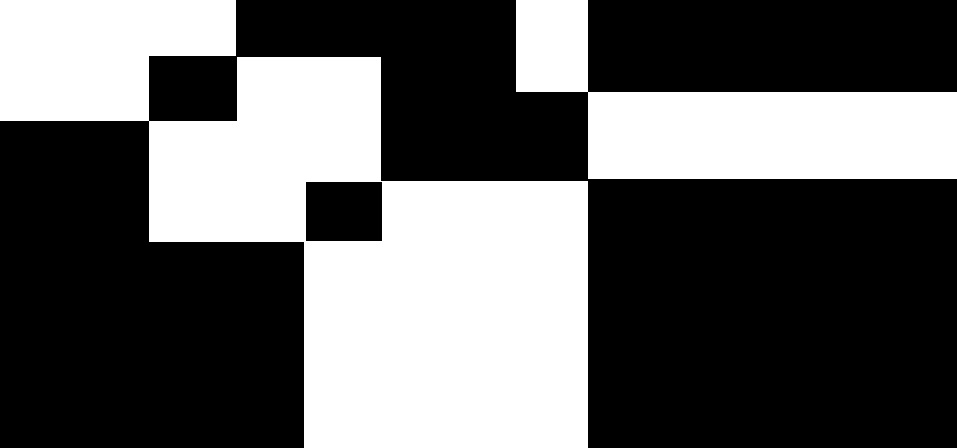
#> input picture images/01.jpg, 957 x 448 px; its folder holds 4 pictures in this run
$ python image_resize.py   (older library calls are emulated)
#> lines starting #> are read from the running program, lines starting #| are printed output that depends on the picture
### myutils.py
import os
import re
# Use regular expression to get image which is before process (filter images' names end with '_w', '_s'...)
ban_ext = ['_w', '_s', '_640']
pattern = ''
for i in ban_ext:
    pattern += "(?:{0})".format(i.strip()) + '|'
pattern = pattern[:-1]
def get_imlist(path, ext):
    global pattern
    pattern += ext
    # print pattern
    return [os.path.join(path,f) for f in os.listdir(path) if f.endswith(ext) and not re.search(pattern, f)]

### image_resize.py
import myutils as ut
from PIL import Image
import os

'''
@para path: <string> select a directory to process all jpg
@para size: <list> a list of length 2 to describe the image size (width, height)
'''
def resize(path, size=(640, 480)):
    # Default size of thumbnail is 128, 128
#> called with path = 'images', size = (640, 480)
    imlist = ut.get_imlist(path, ".jpg")
    for i in imlist:
        fname = os.path.splitext(i)[0] + "_{0}.jpg".format(size[0])
        try:
            im = Image.open(i)
#> im is the input picture: PIL image 957x448 RGB; min 0, max 255, mean 98.5
            im = im.resize(size, Image.ANTIALIAS)
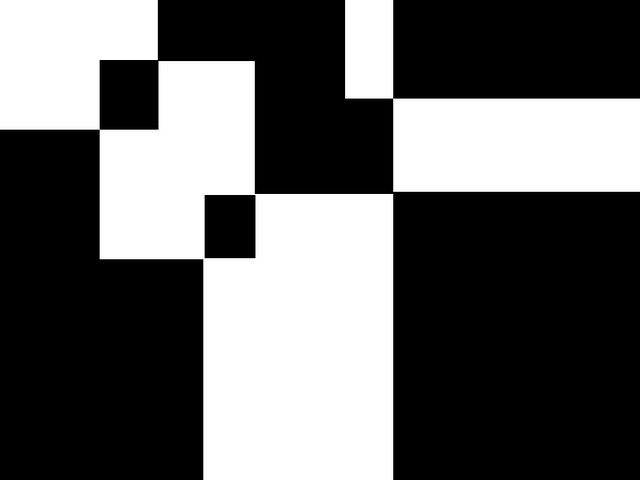
#> im: PIL image 640x480 RGB; min 0, max 255, mean 98.5
            im.save(fname)
        except Exception as e:
            print("Cannot resize {0} due to error(s): {1}".format(i, e))
        else:
            print("{0} is resized to {1[0]}, {1[1]}".format(i, size))
#> pass 2 of the loop in resize, `for i in imlist:`:
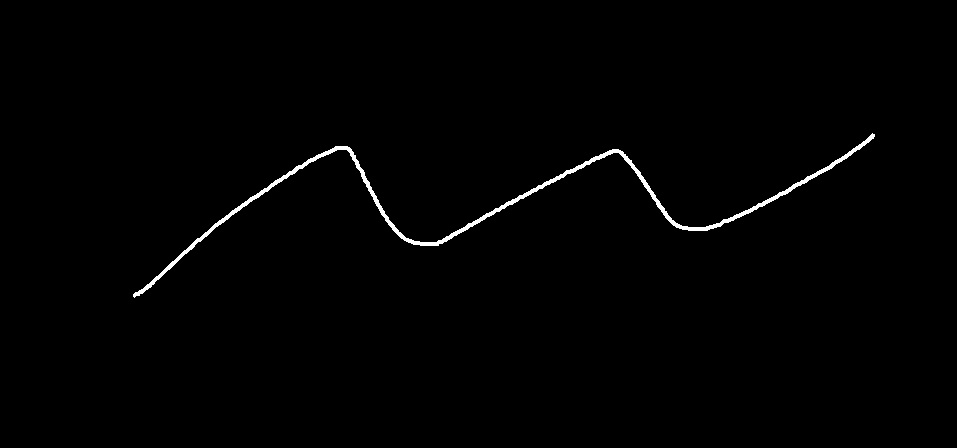
#> input picture images/02.jpg, 957 x 448 px
#> in resize, im is the input picture: PIL image 957x448 RGB; min 0, max 255, mean 2.2
#> in resize, `im = im.resize(size, Image.ANTIALIAS)`:
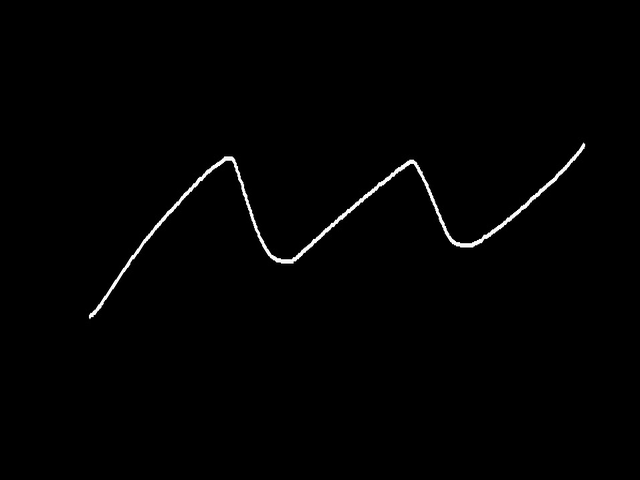
#> im: PIL image 640x480 RGB; min 0, max 255, mean 2.2

# Example
if __name__ == "__main__":
    resize("images")
